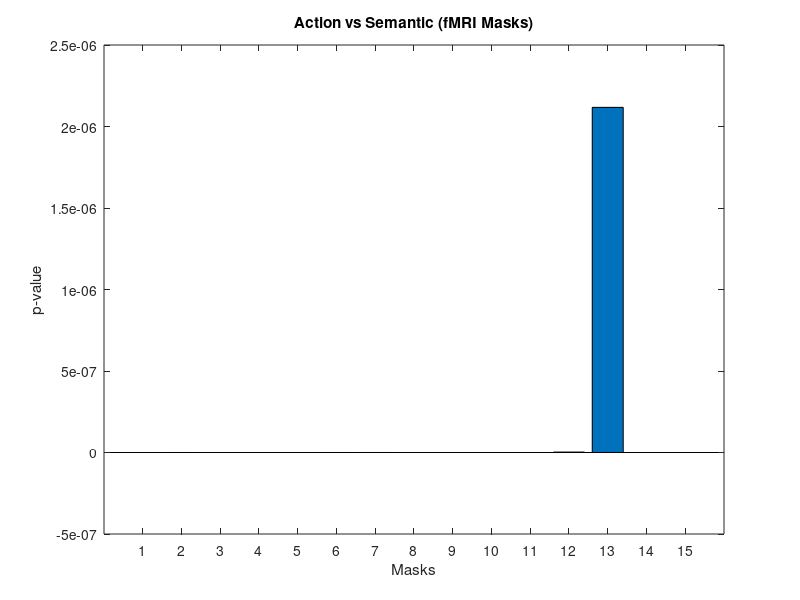
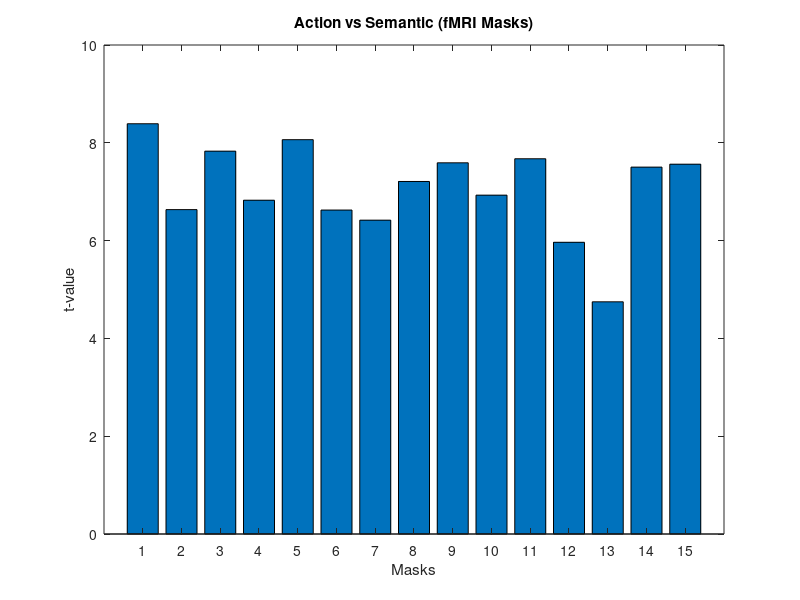
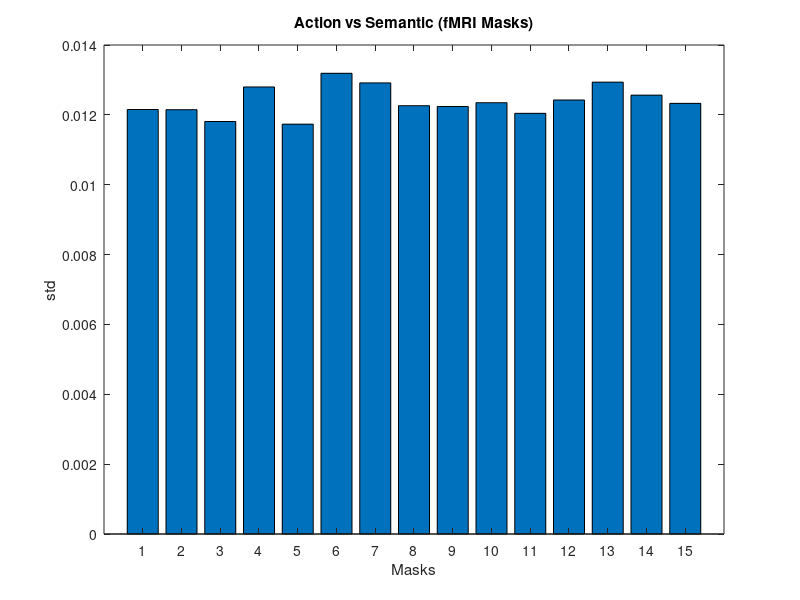

Here is the MATLAB script that generated these plots, in order:
clear all; close all; clc;

%% Question 1: Does the brain process stimuli deppending on the task?

% 15 different t-test, for each mask: semantic vc action task

Masks_Action = load('RDMs_euclidean_estimation_nonnan_action.mat');
Masks_Action = Masks_Action.RDMs_euclidean_estimation_nonnan_action;

Masks_Semantic = load('RDMs_euclidean_estimation_nonnan_semantic.mat');
Masks_Semantic = Masks_Semantic.RDMs_euclidean_estimation_nonnan_semantic;


% h= is 1 if the test rejects the null hypothesis at the 5% significance level, and 0 otherwise.
% p = p-value
% ci = confidence interval on the difference of the population means, ci. 
% stats contains information about the test statistic.

for each_mask = 1:15  
    Mask_A = Masks_Action(each_mask,:);
    Mask_S = Masks_Semantic(each_mask,:);

    [h,p,ci,stats] = ttest(Mask_A,Mask_S)
        
    h_values(1,each_mask)=h;
    p_values(1,each_mask)=p;
    confidence_intervals{1,each_mask}=ci;
    test_stats{1,each_mask}=stats;
    t_value(1,each_mask)=stats.tstat;
    degree_freedom(1,each_mask)=stats.df;
    standard_deviation(1,each_mask)=stats.sd;
end

degrees_of_freedom = unique(degree_freedom)
p_values

figure(1); 
bar(p_values);
xlim=get(gca,'xlim');
% hold on
% plot(xlim,[0.05 0.05]);
title('Action vs Semantic (fMRI Masks)')
xlabel('Masks')
ylabel('p-value')

figure(2); 
bar(t_value);
xlim=get(gca,'xlim');
title('Action vs Semantic (fMRI Masks)')
xlabel('Masks')
ylabel('t-value')

figure(3); 
bar(standard_deviation);
xlim=get(gca,'xlim');
title('Action vs Semantic (fMRI Masks)')
xlabel('Masks')
ylabel('std')

